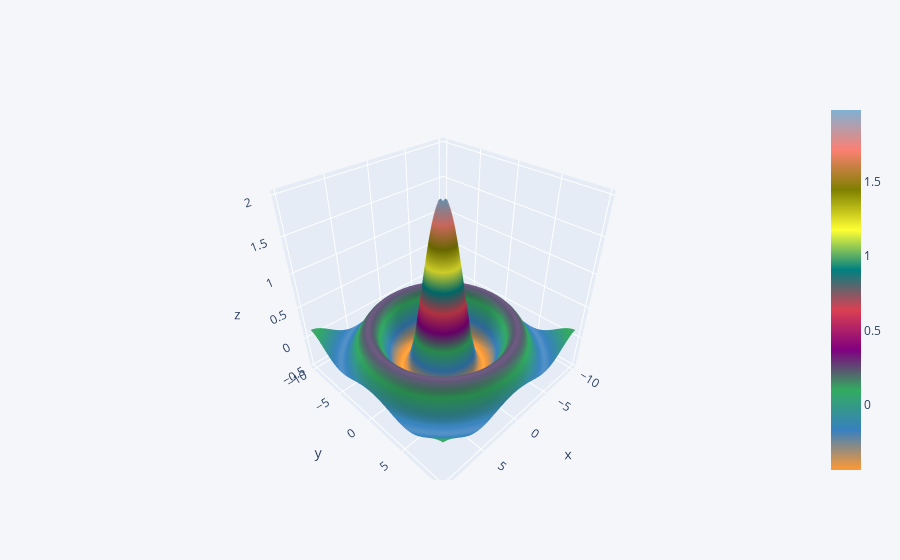

This figure's notebook cell:
### Markdown cell above
### since we used sinwave it will generate sinusodal Data

### Code cell
#df5.iplot("surface")

### Figure 1 — Plotly figure (JSON) as saved in the notebook; plotly's stock layout.template omitted (floating-point values rounded to 4 significant figures; data arrays with more than 128 entries replaced by an {"elided": "..."} marker saying what was removed)
{"data": [{"colorscale": [[0, "rgb(255, 153, 51)"], [0.1111, "rgb(55, 128, 191)"], [0.2222, "rgb(50, 171, 96)"], [0.3333, "rgb(128, 0, 128)"], [0.4444, "rgb(219, 64, 82)"], [0.5556, "rgb(0, 128, 128)"], [0.6667, "rgb(255, 255, 51)"], [0.7778, "rgb(128, 128, 0)"], [0.8889, "rgb(251, 128, 114)"], [1, "rgb(128, 177, 211)"]], "type": "surface", "x": [-10, -9.75, -9.5, -9.25, -9, -8.75, -8.5, -8.25, -8, -7.75, -7.5, -7.25, -7, -6.75, -6.5, -6.25, -6, -5.75, -5.5, -5.25, -5, -4.75, -4.5, -4.25, -4, -3.75, -3.5, -3.25, -3, -2.75, -2.5, -2.25, -2, -1.75, -1.5, -1.25, -1, -0.75, -0.5, -0.25, 0, 0.25, 0.5, 0.75, 1, 1.25, 1.5, 1.75, 2, 2.25, 2.5, 2.75, 3, 3.25, 3.5, 3.75, 4, 4.25, 4.5, 4.75, 5, 5.25, 5.5, 5.75, 6, 6.25, 6.5, 6.75, 7, 7.25, 7.5, 7.75, 8, 8.25, 8.5, 8.75, 9, 9.25, 9.5, 9.75], "y": [-10, -9.75, -9.5, -9.25, -9, -8.75, -8.5, -8.25, -8, -7.75, -7.5, -7.25, -7, -6.75, -6.5, -6.25, -6, -5.75, -5.5, -5.25, -5, -4.75, -4.5, -4.25, -4, -3.75, -3.5, -3.25, -3, -2.75, -2.5, -2.25, -2, -1.75, -1.5, -1.25, -1, -0.75, -0.5, -0.25, 0, 0.25, 0.5, 0.75, 1, 1.25, 1.5, 1.75, 2, 2.25, 2.5, 2.75, 3, 3.25, 3.5, 3.75, 4, 4.25, 4.5, 4.75, 5, 5.25, 5.5, 5.75, 6, 6.25, 6.5, 6.75, 7, 7.25, 7.5, 7.75, 8, 8.25, 8.5, 8.75, 9, 9.25, 9.5, 9.75], "z": {"elided": "80x80 float values"}}], "layout": {"legend": {"bgcolor": "#F5F6F9", "font": {"color": "#4D5663"}}, "paper_bgcolor": "#F5F6F9", "plot_bgcolor": "#F5F6F9", "title": {"font": {"color": "#4D5663"}}, "xaxis": {"gridcolor": "#E1E5ED", "showgrid": true, "tickfont": {"color": "#4D5663"}, "title": {"font": {"color": "#4D5663"}, "text": ""}, "zerolinecolor": "#E1E5ED"}, "yaxis": {"gridcolor": "#E1E5ED", "showgrid": true, "tickfont": {"color": "#4D5663"}, "title": {"font": {"color": "#4D5663"}, "text": ""}, "zerolinecolor": "#E1E5ED"}}}
